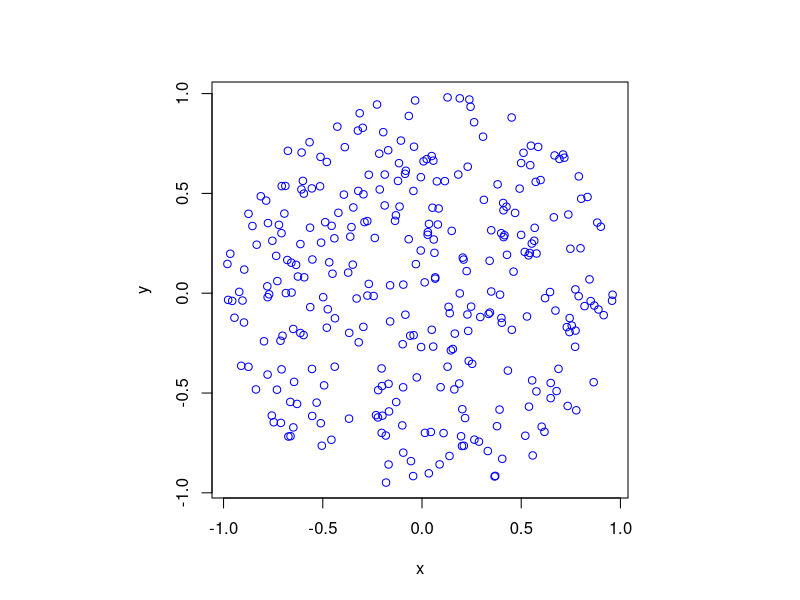
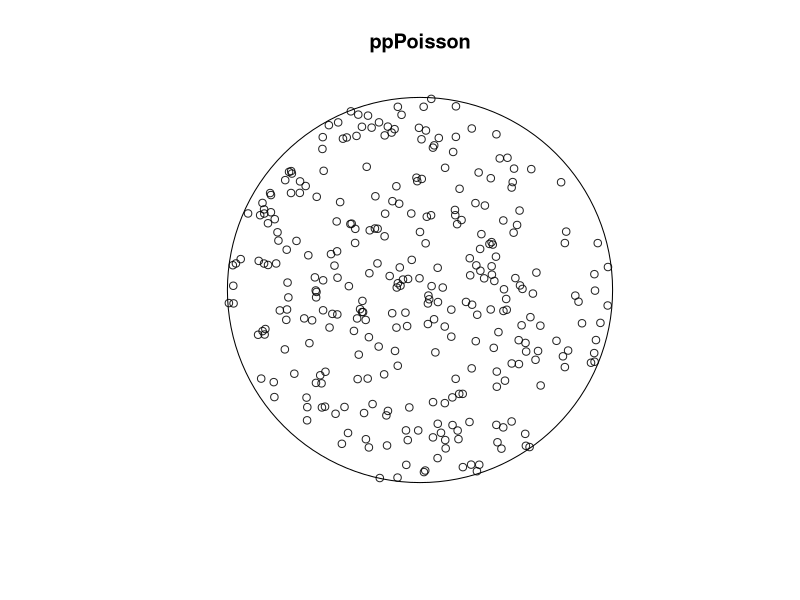
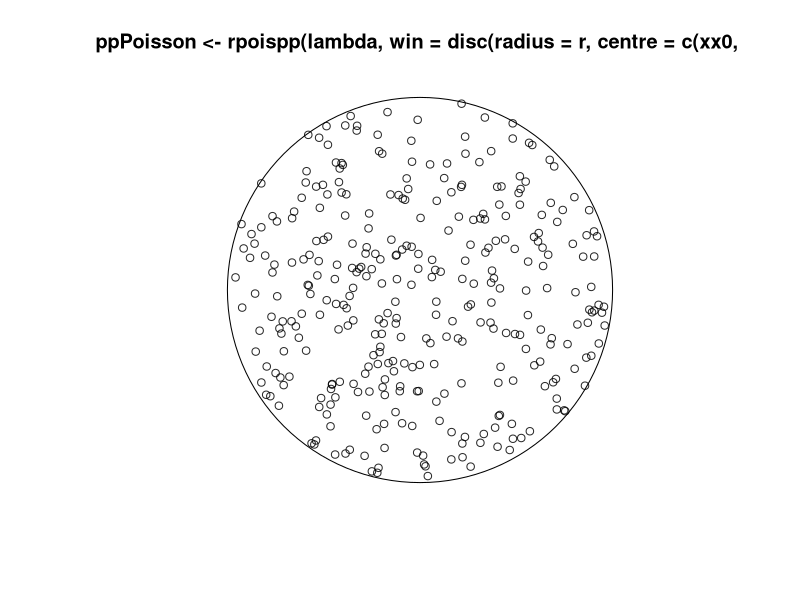

The R source for these figures, in order:
# Simulate a Poisson point process on a disk.
# Author: H. Paul Keeler, 2018.
# Website: hpaulkeeler.com
# Repository: github.com/hpaulkeeler/posts

#Simulation window parameters
r=1; #radius of disk
xx0=0; yy0=0; #centre of disk
areaTotal=pi*r^2; #area of disk

#Point process parameters
lambda=100; #intensity (ie mean density) of the Poisson process

#Simulate Poisson point process
numbPoints=rpois(1,areaTotal*lambda);#Poisson number of points
theta=2*pi*runif(numbPoints);#angular  of Poisson points
rho=r*sqrt(runif(numbPoints));#radial coordinates of Poisson points

#Convert from polar to Cartesian coordinates
xx=rho*cos(theta);
yy=rho*sin(theta);

#Shift centre of disk to (xx0,yy0)
xx=xx+xx0;
yy=yy+yy0;

#Plotting
par(pty="s"); #use square plotting region
plot(xx,yy,'p',xlab='x',ylab='y',col='blue');

#Simulate a Poisson point process with spatstat library
library("spatstat");
ppPoisson<-rpoispp(lambda,win=disc(radius=r,centre=c(xx0,yy0))) #create Poisson "point pattern" object
plot(ppPoisson); #Plot point pattern object
#retrieve x/y values from point pattern object
xx=ppPoisson$x; 
yy=ppPoisson$y;

#do the above, but in one line
plot(ppPoisson<-rpoispp(lambda,win=disc(radius=r,centre=c(xx0,yy0))) ); #create and plot point pattern object
